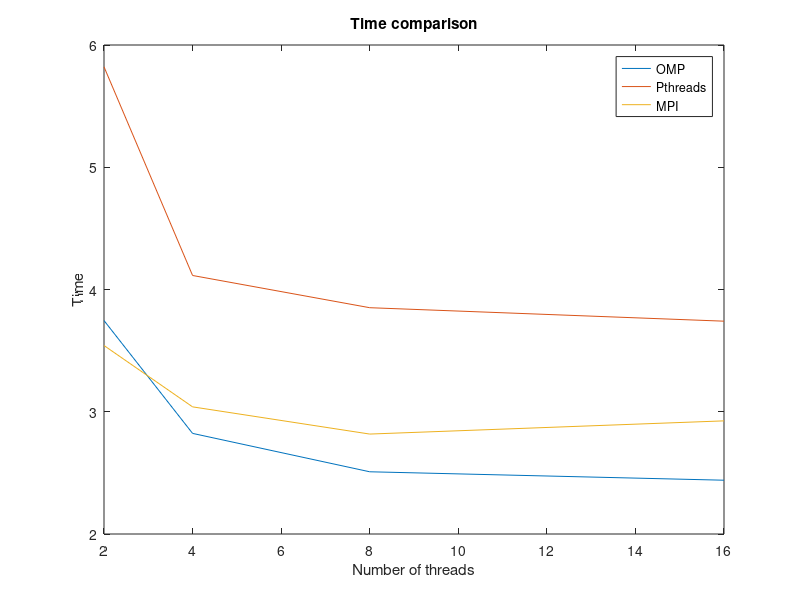
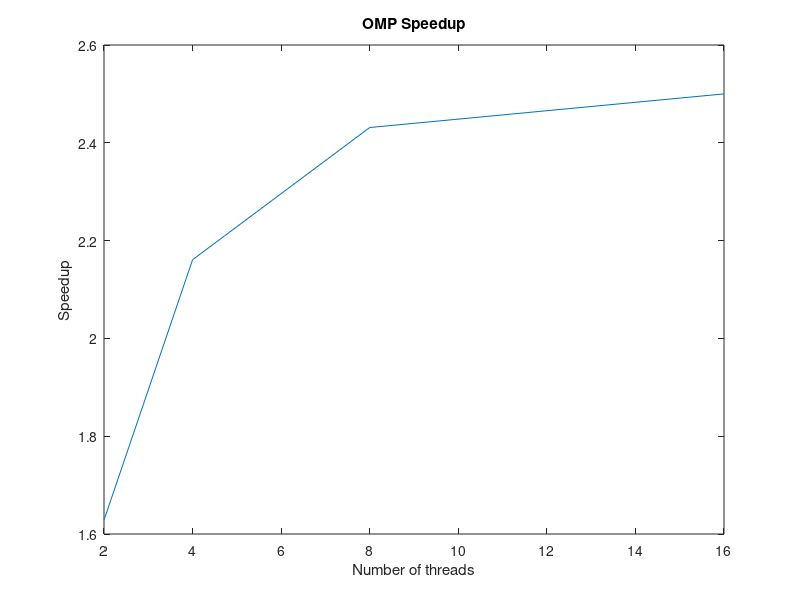
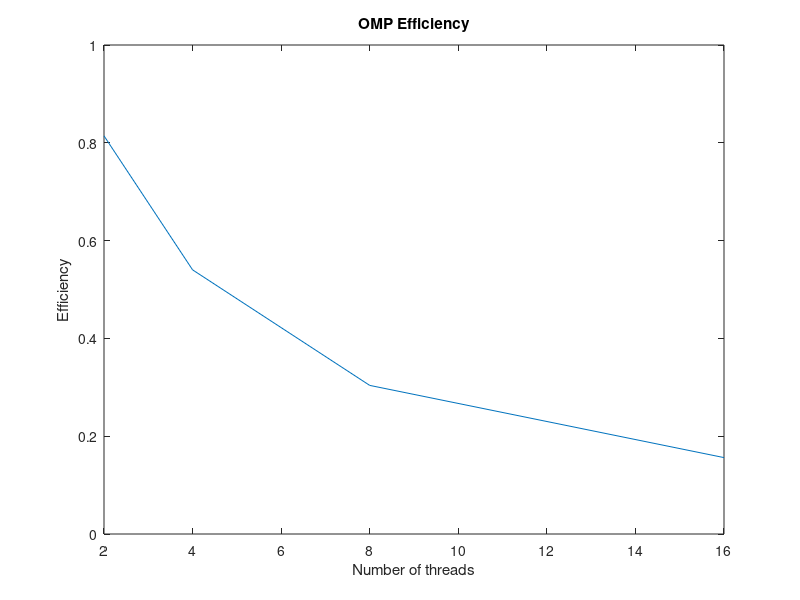
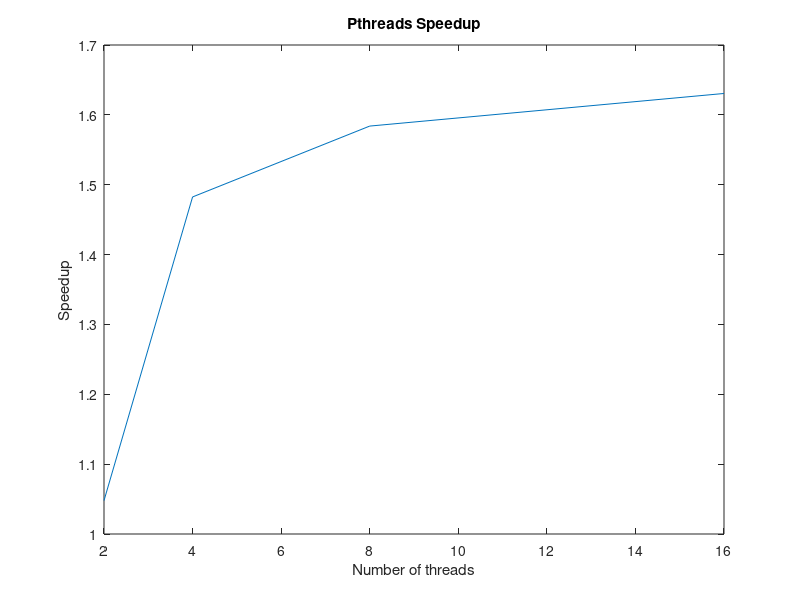

Write MATLAB code to recreate these figures, in order.
num_threads = [2, 4, 8, 16];
time_serial = 6.1;
time_omp = [3.746, 2.823, 2.509, 2.44];
time_pthreads = [5.821416, 4.114692, 3.851149, 3.740918];
time_mpi = [3.541766, 3.040054, 2.817501, 2.925460];

figure;
plot(num_threads, time_omp, '-', num_threads, time_pthreads, '-', num_threads, time_mpi, '-');
hold on;
title('Time comparison')
xlabel('Number of threads');
ylabel('Time');
legend('OMP', 'Pthreads', 'MPI')


%% OMP
figure;
plot (num_threads, (1 ./ time_omp) * time_serial);
hold on;
title('OMP Speedup')
xlabel('Number of threads')
ylabel('Speedup')

figure;
plot (num_threads, ((1 ./ time_omp) * time_serial) ./ num_threads);
hold on;
title('OMP Efficiency')
xlabel('Number of threads')
ylabel('Efficiency')

%% PTHREADS
figure;
plot (num_threads, (1 ./ time_pthreads) * time_serial);
hold on;
title('Pthreads Speedup')
xlabel('Number of threads')
ylabel('Speedup')

figure;
plot (num_threads, ((1 ./ time_pthreads) * time_serial) ./ num_threads);
hold on;
title('Pthreads Efficiency')
xlabel('Number of threads')
ylabel('Efficiency')

%% MPI
figure;
plot (num_threads, (1 ./ time_mpi) * time_serial);
hold on;
title('MPI Speedup')
xlabel('Number of processes')
ylabel('Speedup')

figure;
plot (num_threads, ((1 ./ time_mpi) * time_serial) ./ num_threads);
hold on;
title('MPI Efficiency')
xlabel('Number of processes')
ylabel('Efficiency')